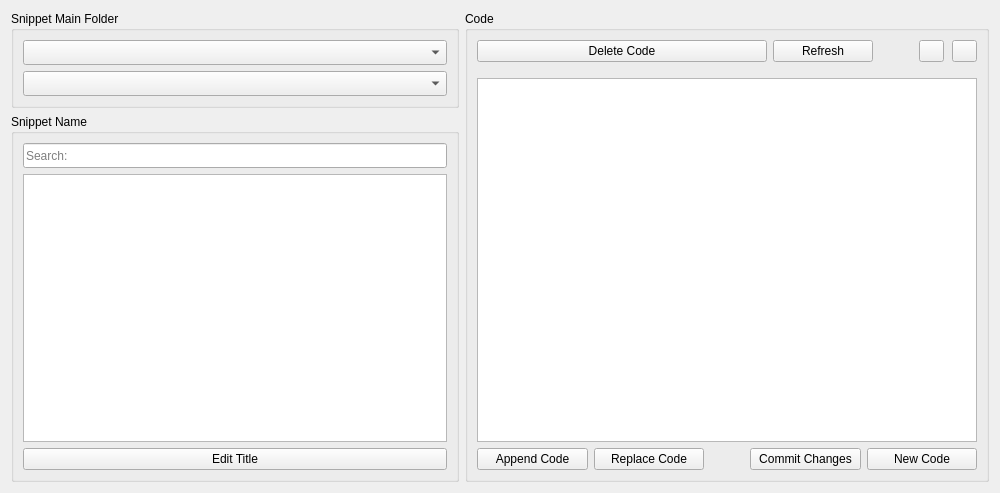
<?xml version="1.0" encoding="UTF-8"?>
<ui version="4.0">
 <class>Form</class>
 <widget class="QWidget" name="Form">
  <property name="geometry">
   <rect>
    <x>0</x>
    <y>0</y>
    <width>1000</width>
    <height>493</height>
   </rect>
  </property>
  <property name="windowTitle">
   <string>Form</string>
  </property>
  <layout class="QHBoxLayout" name="horizontalLayout_3">
   <item>
    <layout class="QVBoxLayout" name="verticalLayout_5">
     <property name="rightMargin">
      <number>0</number>
     </property>
     <item>
      <widget class="QGroupBox" name="groupBox">
       <property name="minimumSize">
        <size>
         <width>180</width>
         <height>0</height>
        </size>
       </property>
       <property name="maximumSize">
        <size>
         <width>500</width>
         <height>16777215</height>
        </size>
       </property>
       <property name="focusPolicy">
        <enum>Qt::NoFocus</enum>
       </property>
       <property name="title">
        <string>Snippet Main Folder</string>
       </property>
       <layout class="QVBoxLayout" name="verticalLayout">
        <item>
         <widget class="QComboBox" name="loadfrom">
          <property name="minimumSize">
           <size>
            <width>0</width>
            <height>25</height>
           </size>
          </property>
          <property name="maximumSize">
           <size>
            <width>16777215</width>
            <height>25</height>
           </size>
          </property>
          <property name="focusPolicy">
           <enum>Qt::NoFocus</enum>
          </property>
          <property name="contextMenuPolicy">
           <enum>Qt::DefaultContextMenu</enum>
          </property>
         </widget>
        </item>
        <item>
         <widget class="QComboBox" name="node_list">
          <property name="minimumSize">
           <size>
            <width>0</width>
            <height>25</height>
           </size>
          </property>
          <property name="maximumSize">
           <size>
            <width>16777215</width>
            <height>25</height>
           </size>
          </property>
          <property name="focusPolicy">
           <enum>Qt::NoFocus</enum>
          </property>
          <property name="contextMenuPolicy">
           <enum>Qt::DefaultContextMenu</enum>
          </property>
         </widget>
        </item>
       </layout>
      </widget>
     </item>
     <item>
      <widget class="QGroupBox" name="groupBox_2">
       <property name="enabled">
        <bool>true</bool>
       </property>
       <property name="minimumSize">
        <size>
         <width>180</width>
         <height>0</height>
        </size>
       </property>
       <property name="maximumSize">
        <size>
         <width>500</width>
         <height>16777215</height>
        </size>
       </property>
       <property name="focusPolicy">
        <enum>Qt::NoFocus</enum>
       </property>
       <property name="title">
        <string>Snippet Name</string>
       </property>
       <layout class="QVBoxLayout" name="verticalLayout_2">
        <item>
         <widget class="QLineEdit" name="search_value">
          <property name="minimumSize">
           <size>
            <width>0</width>
            <height>25</height>
           </size>
          </property>
          <property name="maximumSize">
           <size>
            <width>16777215</width>
            <height>25</height>
           </size>
          </property>
          <property name="focusPolicy">
           <enum>Qt::ClickFocus</enum>
          </property>
          <property name="contextMenuPolicy">
           <enum>Qt::ActionsContextMenu</enum>
          </property>
          <property name="placeholderText">
           <string>Search:</string>
          </property>
         </widget>
        </item>
        <item>
         <widget class="QListWidget" name="snippet_list">
          <property name="minimumSize">
           <size>
            <width>0</width>
            <height>0</height>
           </size>
          </property>
          <property name="maximumSize">
           <size>
            <width>16777215</width>
            <height>16777215</height>
           </size>
          </property>
          <property name="focusPolicy">
           <enum>Qt::NoFocus</enum>
          </property>
          <property name="contextMenuPolicy">
           <enum>Qt::DefaultContextMenu</enum>
          </property>
          <property name="sortingEnabled">
           <bool>true</bool>
          </property>
         </widget>
        </item>
        <item>
         <widget class="QPushButton" name="edit_title">
          <property name="focusPolicy">
           <enum>Qt::NoFocus</enum>
          </property>
          <property name="text">
           <string>Edit Title</string>
          </property>
         </widget>
        </item>
       </layout>
      </widget>
     </item>
    </layout>
   </item>
   <item>
    <widget class="QGroupBox" name="groupBox_3">
     <property name="minimumSize">
      <size>
       <width>450</width>
       <height>0</height>
      </size>
     </property>
     <property name="focusPolicy">
      <enum>Qt::NoFocus</enum>
     </property>
     <property name="title">
      <string>Code</string>
     </property>
     <layout class="QGridLayout" name="gridLayout_2">
      <item row="3" column="0">
       <layout class="QHBoxLayout" name="horizontalLayout">
        <item>
         <widget class="QPushButton" name="append_btn">
          <property name="focusPolicy">
           <enum>Qt::NoFocus</enum>
          </property>
          <property name="contextMenuPolicy">
           <enum>Qt::DefaultContextMenu</enum>
          </property>
          <property name="text">
           <string>Append Code</string>
          </property>
         </widget>
        </item>
        <item>
         <widget class="QPushButton" name="replace_btn">
          <property name="minimumSize">
           <size>
            <width>50</width>
            <height>0</height>
           </size>
          </property>
          <property name="focusPolicy">
           <enum>Qt::NoFocus</enum>
          </property>
          <property name="contextMenuPolicy">
           <enum>Qt::DefaultContextMenu</enum>
          </property>
          <property name="text">
           <string>Replace Code</string>
          </property>
         </widget>
        </item>
        <item>
         <spacer name="horizontalSpacer">
          <property name="orientation">
           <enum>Qt::Horizontal</enum>
          </property>
          <property name="sizeType">
           <enum>QSizePolicy::Minimum</enum>
          </property>
          <property name="sizeHint" stdset="0">
           <size>
            <width>40</width>
            <height>20</height>
           </size>
          </property>
         </spacer>
        </item>
        <item>
         <widget class="QPushButton" name="commit_changes">
          <property name="text">
           <string>Commit Changes</string>
          </property>
         </widget>
        </item>
        <item>
         <widget class="QPushButton" name="new_code_btn">
          <property name="text">
           <string>New Code</string>
          </property>
         </widget>
        </item>
       </layout>
      </item>
      <item row="2" column="0">
       <widget class="QTextEdit" name="code">
        <property name="minimumSize">
         <size>
          <width>500</width>
          <height>0</height>
         </size>
        </property>
        <property name="focusPolicy">
         <enum>Qt::ClickFocus</enum>
        </property>
        <property name="contextMenuPolicy">
         <enum>Qt::DefaultContextMenu</enum>
        </property>
       </widget>
      </item>
      <item row="0" column="0">
       <layout class="QHBoxLayout" name="horizontalLayout_2">
        <item>
         <widget class="QPushButton" name="delete_btn">
          <property name="focusPolicy">
           <enum>Qt::NoFocus</enum>
          </property>
          <property name="contextMenuPolicy">
           <enum>Qt::DefaultContextMenu</enum>
          </property>
          <property name="text">
           <string>Delete Code</string>
          </property>
         </widget>
        </item>
        <item>
         <widget class="QPushButton" name="refresh">
          <property name="maximumSize">
           <size>
            <width>100</width>
            <height>16777215</height>
           </size>
          </property>
          <property name="focusPolicy">
           <enum>Qt::NoFocus</enum>
          </property>
          <property name="contextMenuPolicy">
           <enum>Qt::DefaultContextMenu</enum>
          </property>
          <property name="text">
           <string>Refresh</string>
          </property>
         </widget>
        </item>
        <item>
         <spacer name="horizontalSpacer_2">
          <property name="orientation">
           <enum>Qt::Horizontal</enum>
          </property>
          <property name="sizeType">
           <enum>QSizePolicy::Minimum</enum>
          </property>
          <property name="sizeHint" stdset="0">
           <size>
            <width>40</width>
            <height>20</height>
           </size>
          </property>
         </spacer>
        </item>
        <item>
         <widget class="QPushButton" name="github_btn">
          <property name="maximumSize">
           <size>
            <width>25</width>
            <height>25</height>
           </size>
          </property>
          <property name="focusPolicy">
           <enum>Qt::NoFocus</enum>
          </property>
          <property name="accessibleName">
           <string>GitHub Repository</string>
          </property>
          <property name="text">
           <string/>
          </property>
          <property name="iconSize">
           <size>
            <width>25</width>
            <height>25</height>
           </size>
          </property>
         </widget>
        </item>
        <item>
         <spacer name="horizontalSpacer_3">
          <property name="orientation">
           <enum>Qt::Horizontal</enum>
          </property>
          <property name="sizeType">
           <enum>QSizePolicy::Maximum</enum>
          </property>
          <property name="sizeHint" stdset="0">
           <size>
            <width>2</width>
            <height>20</height>
           </size>
          </property>
         </spacer>
        </item>
        <item>
         <widget class="QPushButton" name="wifi_btn">
          <property name="maximumSize">
           <size>
            <width>25</width>
            <height>25</height>
           </size>
          </property>
          <property name="focusPolicy">
           <enum>Qt::NoFocus</enum>
          </property>
          <property name="accessibleName">
           <string>WiFi Toggle</string>
          </property>
          <property name="text">
           <string/>
          </property>
          <property name="iconSize">
           <size>
            <width>25</width>
            <height>25</height>
           </size>
          </property>
          <property name="checkable">
           <bool>true</bool>
          </property>
         </widget>
        </item>
       </layout>
      </item>
      <item row="1" column="0">
       <spacer name="verticalSpacer">
        <property name="orientation">
         <enum>Qt::Vertical</enum>
        </property>
        <property name="sizeType">
         <enum>QSizePolicy::Minimum</enum>
        </property>
        <property name="sizeHint" stdset="0">
         <size>
          <width>5</width>
          <height>10</height>
         </size>
        </property>
       </spacer>
      </item>
     </layout>
    </widget>
   </item>
  </layout>
 </widget>
 <resources/>
 <connections/>
</ui>
